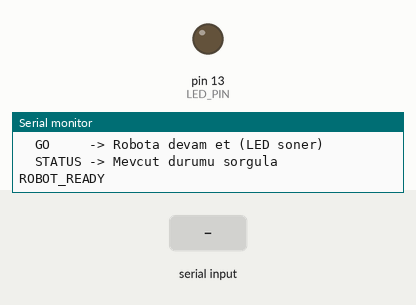
Bench run of a sketch on a simulated Arduino Uno, built with avr-gcc and run on an emulated ATmega328P. On the bench: output pins drawn as LEDs (lit = HIGH), the last lines printed to the serial monitor. Inputs (shaded band) come from the test bench.

Above: at 1.4 s.
1.5 s: "STOP\n" received over Serial
At 2.0 s:
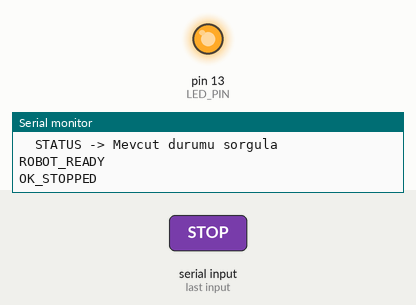
4.5 s: "GO\n" received over Serial
At 5.4 s:
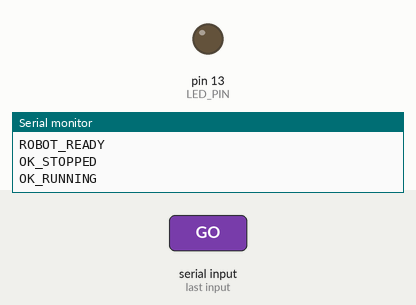
Timing chart, 0 to 7.5 s (numbered marks = the images above; inputs shaded):
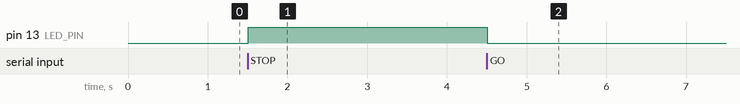

Measured:
- after the input at 1.5 s, pin 13 (LED_PIN): LOW → HIGH at once
- after the input at 4.5 s, pin 13 (LED_PIN): HIGH → LOW at once

The sketch:

test_usb.ino
```cpp
// ============================================================
//  USB SERI HABERLESME TESTI - Arduino
// ============================================================
//
//  AMAC:
//  Raspberry Pi ile Arduino arasindaki USB seri haberlesmeyi
//  test etmek icin kullanilir.
//
//  KULLANIM:
//  1. Bu kodu Arduino'ya yukleyin
//  2. Arduino IDE'de Serial Monitor acin (9600 baud)
//  3. Asagidaki komutlari gonderip cevaplari kontrol edin:
//     - PING -> PONG
//     - STOP -> OK_STOPPED (LED yanar)
//     - GO -> OK_RUNNING (LED soner)
//     - STATUS -> STATUS_STOPPED veya STATUS_RUNNING
//
//  LED:
//  Arduino uzerindeki dahili LED (pin 13) kullanilir.
//  STOP komutunda yanar, GO komutunda soner.
//
// ============================================================

// Dahili LED pini (Arduino Uno'da pin 13)
const int LED_PIN = 13;

// Robot durumu
bool robotStopped = false;

// Seri veri buffer'i
String serialBuffer = "";

void setup() {
  // ----- SERI PORT BASLAT -----
  // 9600 baud - Raspberry Pi ile ayni olmali
  Serial.begin(9600);

  // ----- LED PININI AYARLA -----
  pinMode(LED_PIN, OUTPUT);
  digitalWrite(LED_PIN, LOW);  // Baslangicta kapali

  // ----- BASLANGIC MESAJI -----
  Serial.println("========================================");
  Serial.println("  USB SERI HABERLESME TESTI - Arduino");
  Serial.println("========================================");
  Serial.println("");
  Serial.println("Kullanilabilir komutlar:");
  Serial.println("  PING   -> Baglanti testi (PONG doner)");
  Serial.println("  STOP   -> Robotu durdur (LED yanar)");
  Serial.println("  GO     -> Robota devam et (LED soner)");
  Serial.println("  STATUS -> Mevcut durumu sorgula");
  Serial.println("");
  Serial.println("ROBOT_READY");
}

void loop() {
  // ----- SERI PORTTAN VERI OKU -----
  while (Serial.available() > 0) {
    char c = Serial.read();

    // Satir sonu geldiginde komutu islet
    if (c == '\n') {
      // Boslukları temizle
      serialBuffer.trim();

      // Komutu buyuk harfe cevir (kucuk harf de kabul et)
      serialBuffer.toUpperCase();

      // ----- KOMUTLARI ISLET -----

      // PING: Baglanti testi
      if (serialBuffer == "PING") {
        Serial.println("PONG");
      }

      // STOP: Robotu durdur
      else if (serialBuffer == "STOP") {
        robotStopped = true;
        digitalWrite(LED_PIN, HIGH);  // LED yak
        Serial.println("OK_STOPPED");
      }

      // GO: Robota devam et
      else if (serialBuffer == "GO") {
        robotStopped = false;
        digitalWrite(LED_PIN, LOW);  // LED sondur
        Serial.println("OK_RUNNING");
      }

      // STATUS: Durum sorgula
      else if (serialBuffer == "STATUS") {
        if (robotStopped) {
          Serial.println("STATUS_STOPPED");
        } else {
          Serial.println("STATUS_RUNNING");
        }
      }

      // HELP: Yardim
      else if (serialBuffer == "HELP") {
        Serial.println("Komutlar: PING, STOP, GO, STATUS, HELP");
      }

      // Bilinmeyen komut
      else if (serialBuffer.length() > 0) {
        Serial.print("ERROR_UNKNOWN_COMMAND: ");
        Serial.println(serialBuffer);
      }

      // Buffer'i temizle
      serialBuffer = "";
    }
    else {
      // Karakteri buffer'a ekle
      serialBuffer += c;
    }
  }

  // ----- LED DURUMUNU GUNCELLE -----
  // (Ek gorsel geri bildirim)
  if (robotStopped) {
    // STOP modunda: LED surekli yanik
    digitalWrite(LED_PIN, HIGH);
  } else {
    // GO modunda: LED kapali
    digitalWrite(LED_PIN, LOW);
  }
}

// ============================================================
//  TEST ADIMLARI
// ============================================================
//
//  1. ARDUINO IDE ILE TEST:
//     - Kodu Arduino'ya yukleyin
//     - Tools > Serial Monitor acin
//     - Baud rate: 9600, Line ending: Newline
//     - "PING" yazin, "PONG" cevabi gelmeli
//     - "STOP" yazin, LED yanmali, "OK_STOPPED" gelmeli
//     - "GO" yazin, LED sonmeli, "OK_RUNNING" gelmeli
//
//  2. RASPBERRY PI ILE TEST:
//     - Arduino'yu Pi'ye USB ile baglayin
//     - test_usb_pi.py dosyasini calistirin
//     - Otomatik test yapilacak
//
// ============================================================
```
